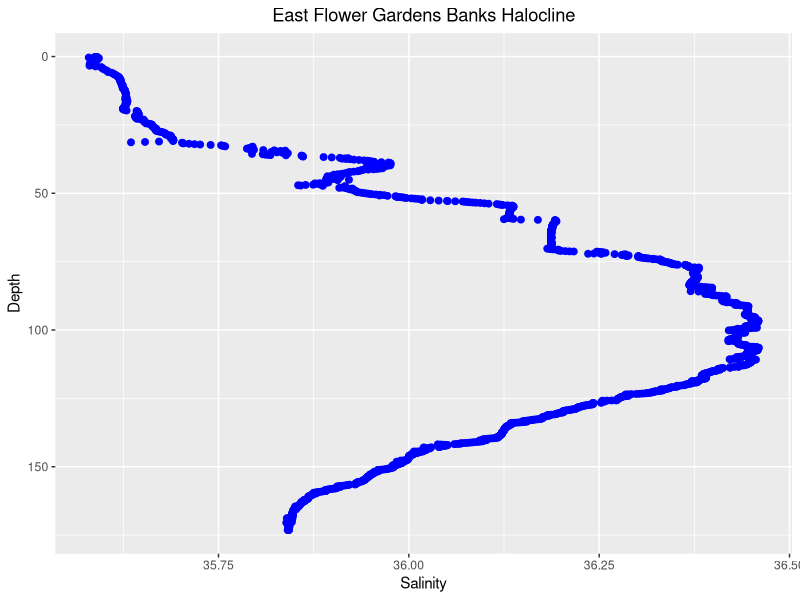

This chart was generated by the following R code:
library(ggplot2)

setwd("C:/Users/clali/OneDrive/Desktop/EOS_CLASS/Lab 5")
gardens.cs<-read.csv('Flower_Gardens_S.csv')

ggplot(data= gardens.cs, mapping=aes(x = Salinity, y = Depth))+
  theme(plot.title = element_text(hjust=0.5)) +
  geom_point(size=2, color='blue')+
  xlab('Salinity')+ 
  ylab ('Depth')+ 
  ggtitle ('East Flower Gardens Banks Halocline')+ 
  labs(color= 'Color')+
  scale_y_reverse()
